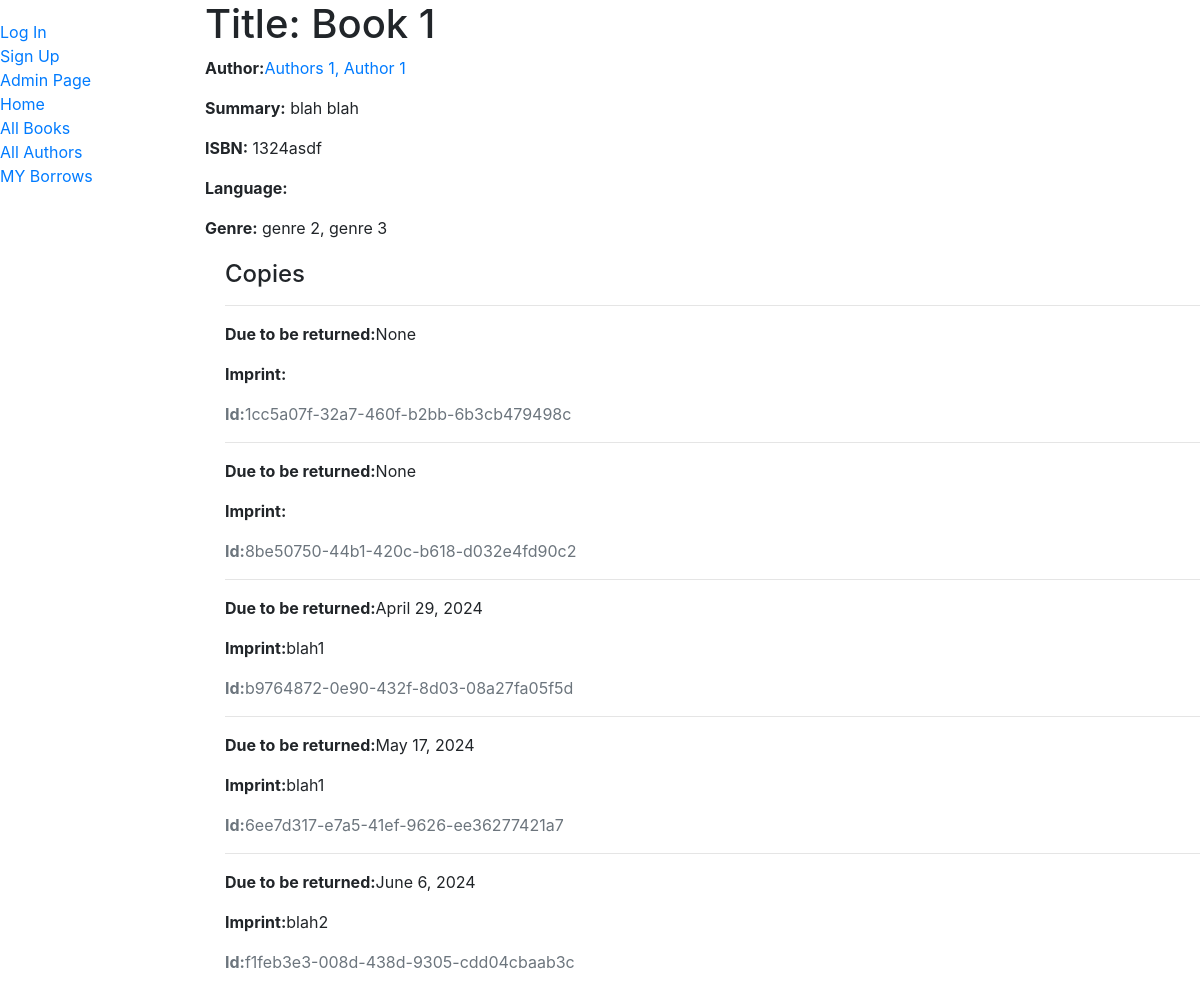
Page /books/1 on the earlier database version.
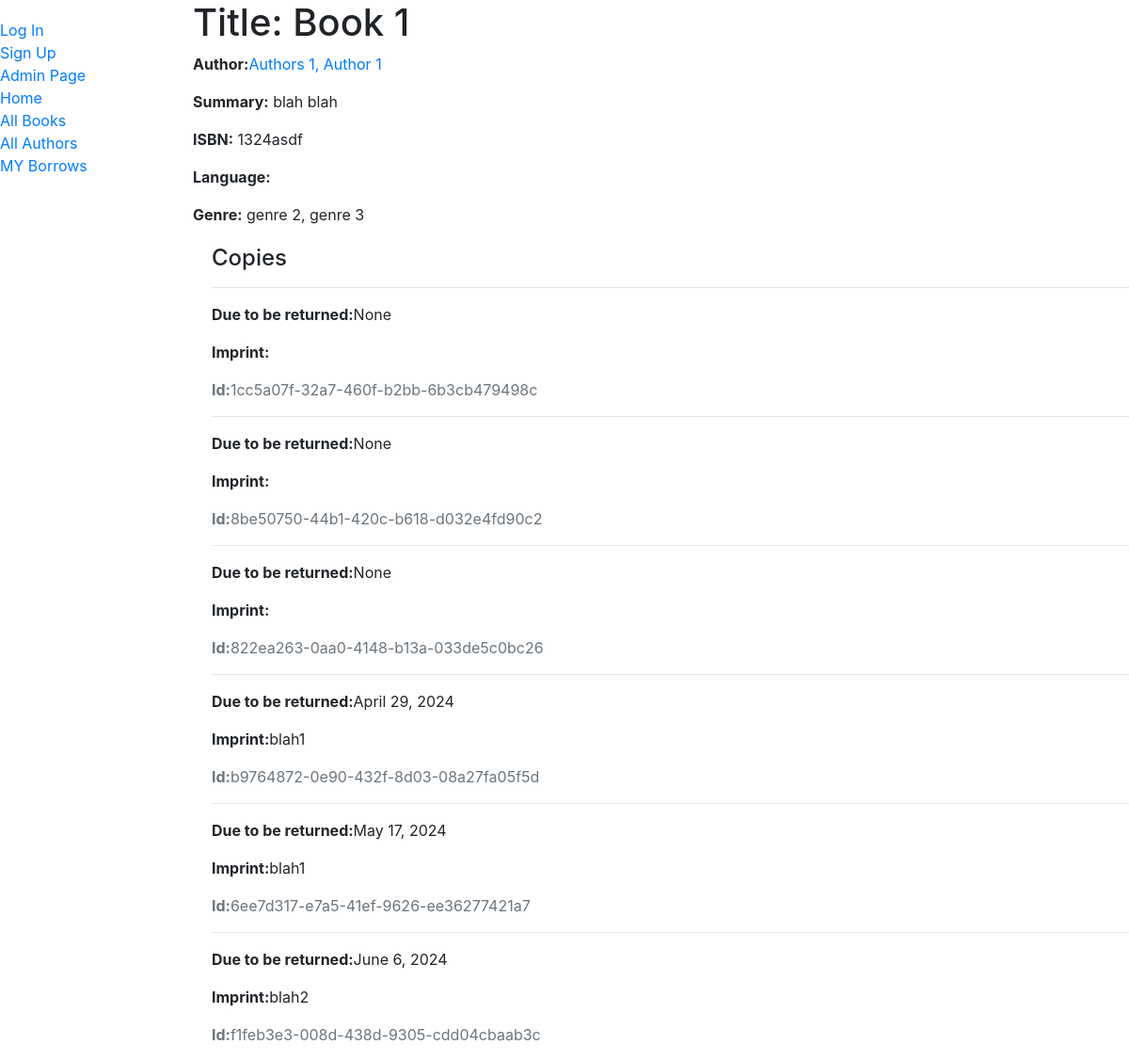
Same page on the later database version.
### Lib/models.py (models this page shows, shortened)
class Genre(models.Model):
    name = models.CharField(max_length=255,help_text='Enter a book genre (e.g. Science Fiction)')
    def __str__(self):
        return self.name

class BookInstance(models.Model):
    id = models.UUIDField(primary_key=True, default=uuid.uuid4, help_text='Unique ID for this particular book across whole library')
    book = models.ForeignKey('Book', on_delete=models.SET_NULL, null=True)
    imprint = models.CharField(max_length=255)
    due_back = models.DateField(null=True, blank=True)
    borrower = models.ForeignKey(User, on_delete=models.SET_NULL, null=True, blank=True)
    LOAN_STATUS = (
        ('m', 'Maintenance'),
        ('o', 'On loan'),
        ('a', 'Available'),
        ('r', 'Reserved'),
    )
    status = models.CharField(max_length=1, choices=LOAN_STATUS, blank=True, default='m', help_text='Book availability')
    class Meta:
        ordering = ['due_back']

### Lib/views.py (the view)
# urls.py: path('books/<int:pk>',views.BookDetailView.as_view(), name='book_detail'),
class BookDetailView(generic.DetailView):
    model = models.Book
    template_name = 'lib/book_detail.html'

### Lib/models.py (called while the page is built)
    def __str__(self):
        return f'{self.last_name}, {self.first_name}'

### Lib/templates/lib/book_detail.html
{% extends "lib/base_generic.html" %}
{% block content %}
    <h1>Title: {{ book.title }}</h1>
    <p><strong>Author:</strong><a href="">{{ book.author }}</a></p>
    <p><strong>Summary:</strong> {{ book.summary }}</p>
    <p><strong>ISBN:</strong> {{ book.isbn }}</p>
    <p><strong>Language:</strong> {{ book.language }}</p>
    <p><strong>Genre:</strong>{% for genre in book.genre.all %} {{ genre }}{% if not forloop.last %},{% endif%}{% endfor %} </p>
    <div style="margin-left:20px;margin-top: 20px">
        <h4>Copies</h4>
        {%for copy in book.bookinstance_set.all %}
        <hr>
        <p class="{% if copy.status == 'a' %}text-success{% elif copy.status == 'd' %}text-danger{% else %}text-warning{% endif %}">
        {% if copy.status != 'a' %}<p></p><strong>Due to be returned:</strong>{{ copy.due_back }}</p>{% endif %}
        <p><strong>Imprint:</strong>{{ copy.imprint }}</p>
        <p class="text-muted"><strong>Id:</strong>{{ copy.id }}</p>
        {% endfor%}
    </div>
{% endblock %}

Differences in the rows shown:
added BookInstance: due_back "None", id "822ea263-0aa0-4148-b13a-033de5c0bc26"
